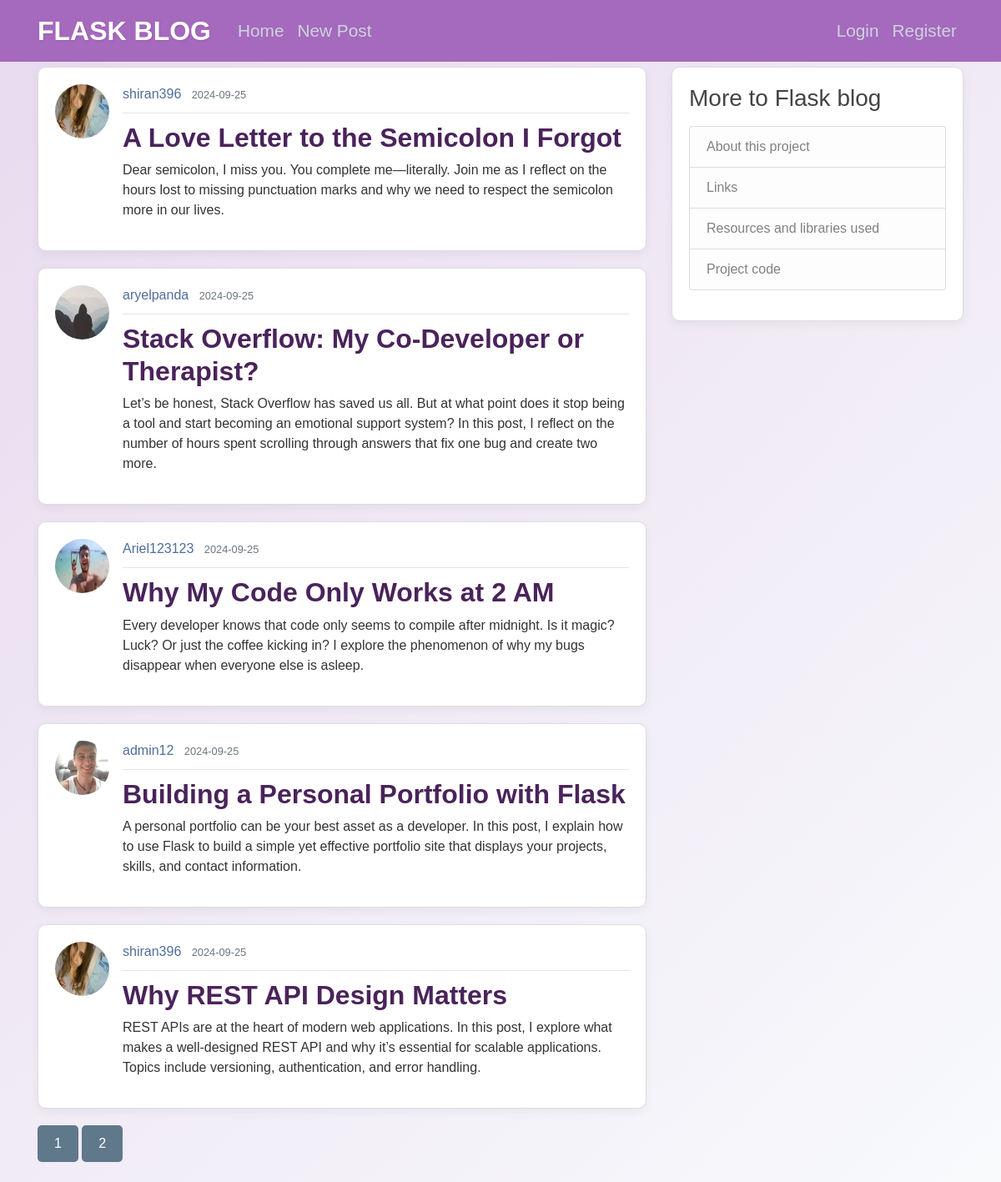
The page /home on the database its author committed.
### flaskblog/models.py (models this page shows, shortened)
class Post(db.Model):
    id = db.Column(db.Integer, primary_key=True)
    title = db.Column(db.String(100), nullable=False)
    date_posted = db.Column(db.DateTime, nullable=False, default=datetime.utcnow)
    content = db.Column(db.Text, nullable=False)
    user_id = db.Column(db.Integer, db.ForeignKey('user.id'), nullable=False)

class User(db.Model, UserMixin):
    id = db.Column(db.Integer, primary_key=True)
    username = db.Column(db.String(20), unique=True, nullable=False)
    email = db.Column(db.String(120), unique=True, nullable=False)
    image_file = db.Column(db.String(20), nullable=False, default='default.jpg')
    password = db.Column(db.String(60), nullable=False)
    posts = db.relationship('Post', backref='author', lazy=True)

### flaskblog/main/routes.py (the view)
@main.route("/")
@main.route("/home")
def home():
    page = request.args.get('page', 1, type=int)
    posts = Post.query.order_by(Post.date_posted.desc()).paginate(page=page, per_page=5)
    return render_template('home.html', posts=posts)

### flaskblog/templates/home.html
{% extends "layout.html" %}
{% block content %}
{% for post in posts.items %}
<article class="media content-section">
    <img class="rounded-circle article-img"
        src="{{ url_for('static', filename='profile_pics/' + post.author.image_file) }}">
    <div class="media-body">
        <div class="article-metadata">
            <a class="mr-2" href="{{ url_for('users.user_posts', username=post.author.username) }}">{{
                post.author.username }}</a>
            <small class="text-muted">{{ post.date_posted.strftime('%Y-%m-%d') }}</small>
        </div>
        <h2><a class="article-title" href="{{ url_for('posts.post', post_id=post.id) }}">{{ post.title }}</a></h2>
        <p class="article-content">{{ post.content }}</p>
    </div>
</article>
{% endfor %}
{% for page_num in posts.iter_pages(left_edge=1, right_edge=1, left_current=1, right_current=2) %}
{% if page_num %}
{% if posts.page == page_num %}
<a class="btn btn-info mb-4" href="{{ url_for('main.home', page=page_num) }}">{{ page_num }}</a>
{% else %}
<a class="btn btn-outline-info mb-4" href="{{ url_for('main.home', page=page_num) }}">{{ page_num }}</a>
{% endif %}
{% else %}
...
{% endif %}
{% endfor %}
{% endblock content %}

### flaskblog/templates/layout.html (shortened to what this page needs)
<!DOCTYPE html>
<html>
<head>
    <link rel="stylesheet" href="https://maxcdn.bootstrapcdn.com/bootstrap/4.0.0/css/bootstrap.min.css"
>
    <link rel="stylesheet" type="text/css" href="{{ url_for('static', filename='main.css') }}">
</head>
<body>
    <header class="site-header">
        <nav class="navbar navbar-expand-md navbar-dark bg-steel fixed-top">
            <div class="container">
                <a class="navbar-brand mr-4" href="/">Flask Blog</a>
                <div class="collapse navbar-collapse" id="navbarToggle">
                    <div class="navbar-nav mr-auto">
                        <a class="nav-item nav-link" href="{{ url_for('main.home') }}">Home</a>
                        <a class="nav-item nav-link" href="{{ url_for('posts.new_post') }}">New Post</a>
                    </div>
                    <div class="navbar-nav">
                        {% if current_user.is_authenticated %}
                        <a class="nav-item nav-link" href="{{ url_for('users.account') }}">Account</a>
                        <a class="nav-item nav-link" href="{{ url_for('users.logout') }}">Logout</a>
                        {% else %}
                        <a class="nav-item nav-link" href="{{ url_for('users.login') }}">Login</a>
                        <a class="nav-item nav-link" href="{{ url_for('users.register') }}">Register</a>
                        {% endif %}
                    </div>
                </div>
            </div>
        </nav>
    </header>
    <main role="main" class="container">
        <div class="row">
            <div class="col-md-8">
                {% block content %}{% endblock %}
            </div>
            <div class="col-md-4">
                <div class="content-section">
                    <h3>More to Flask blog</h3>
                    <p class='text-muted'>
                    <ul class="list-group">
                        <a class="list-group-item list-group-item-light " href="{{ url_for('main.about') }}">About this
                            project</a>
                        <a class="list-group-item list-group-item-light" href="{{ url_for('main.links') }}">Links</a>
                        <a class="list-group-item list-group-item-light" href="{{ url_for('main.resources') }}">
                            Resources and libraries used</a>
                        <a class="list-group-item list-group-item-light href=" href="
                            https://www.linkedin.com/in/ariel-reshef-15b624210/">Project code</a>
                    </ul>
                    </p>
                </div>
            </div>
        </div>
    </main>
</body>
</html>

### flaskblog/static/main.css (style rules this page uses)
body { background: linear-gradient(135deg, #E8DAEF, #f8fafc); color: #333333; margin-top: 5rem; font-family: 'Arial', sans-serif; transition: background 0.5s ease-in-out; }
h2, h3, h4, h5, h6 { color: #444444; transition: color 0.3s ease; }
.navbar-brand { font-size: 2rem; color: #8469ef; font-weight: bold; text-transform: uppercase; text-shadow: 1px 1px 2px rgba(0, 0, 0, 0.1); transition: color 0.3s ease, transform 0.3s ease; }
.bg-steel { background-color: #A569BD; }
body .site-header { background-color: #5f788a !important; box-shadow: 0px 4px 12px rgba(0, 0, 0, 0.1); position: fixed; top: 0; left: 0; right: 0; width: 100%; z-index: 1000; transition: background-color 0.3s ease; opacity: 1; }
body .site-header .navbar-nav .nav-link { color: #cbd5db !important; transition: color 0.3s ease, transform 0.3s ease; font-size: 130%; }
.content-section { background: #ffffff; padding: 20px; border: 1px solid #dddddd; border-radius: 10px; margin-bottom: 20px; box-shadow: 0px 4px 12px rgba(0, 0, 0, 0.05); transition: box-shadow 0.3s ease, transform 0.3s ease; }
.article-title { color: #4A235A; font-weight: bold; transition: color 0.3s ease; }
.article-metadata { padding-bottom: 10px; margin-bottom: 10px; border-bottom: 1px solid #e3e3e3; }
.media { display: flex; align-items: flex-start; }
.media-body { flex: 1; }
.article-img { width: 65px; height: 65px; margin-right: 16px; }
button, .btn { background-color: #5f788a; color: #ffffff; padding: 10px 20px; border-radius: 5px; border: none; transition: background-color 0.3s ease, transform 0.3s ease; }
a { color: #4e6d9b; transition: color 0.3s ease; }
button, .btn, .nav-link, .article-title { animation: bounce 2s infinite ease-in-out; animation-delay: 1s; }

### rows shown on the page
Post: image_file (picture), author.username "shiran396", date_posted "2024-09-25", title "A Love Letter to the Semicolon I Forgot", content "Dear semicolon, I miss you. You complete me—literally. Join me as I reflect on the hours lost to missing punctuation marks and why we need to respect the semicolon more in our lives."
Post: image_file (placeholder picture), author.username "aryelpanda", date_posted "2024-09-25", title "Stack Overflow: My Co-Developer or Therapist?", content "Let’s be honest, Stack Overflow has saved us all. But at what point does it stop being a tool and start becoming an emotional support system? In this post, I reflect on the number of hours spent scrolling through answers that fix one bug and create two more."
Post: image_file (picture), author.username "Ariel123123", date_posted "2024-09-25", title "Why My Code Only Works at 2 AM", content "Every developer knows that code only seems to compile after midnight. Is it magic? Luck? Or just the coffee kicking in? I explore the phenomenon of why my bugs disappear when everyone else is asleep."
Post: image_file (picture), author.username "admin12", date_posted "2024-09-25", title "Building a Personal Portfolio with Flask", content "A personal portfolio can be your best asset as a developer. In this post, I explain how to use Flask to build a simple yet effective portfolio site that displays your projects, skills, and contact information."
Post: image_file (picture), author.username "shiran396", date_posted "2024-09-25", title "Why REST API Design Matters", content "REST APIs are at the heart of modern web applications. In this post, I explore what makes a well-designed REST API and why it’s essential for scalable applications. Topics include versioning, authentication, and error handling."

### other values the page prints
{{ page_num }} "1"
{{ page_num }} "2"
